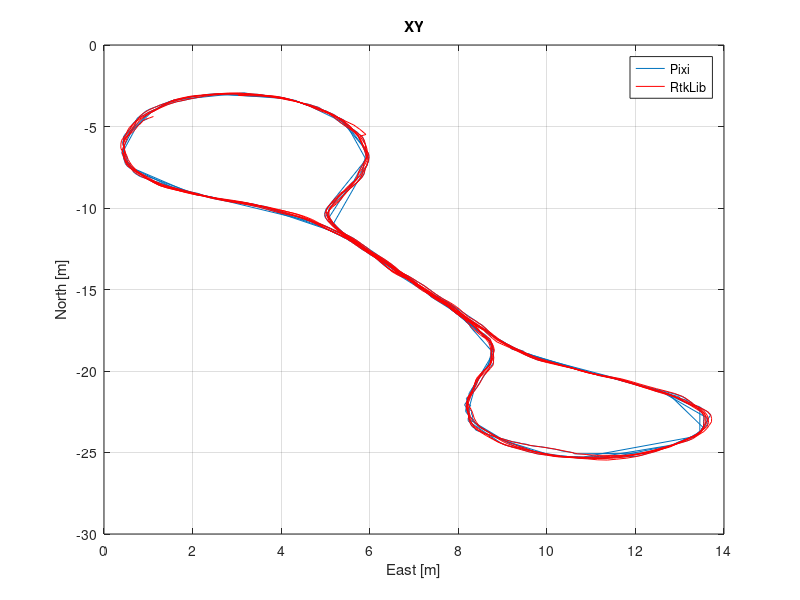
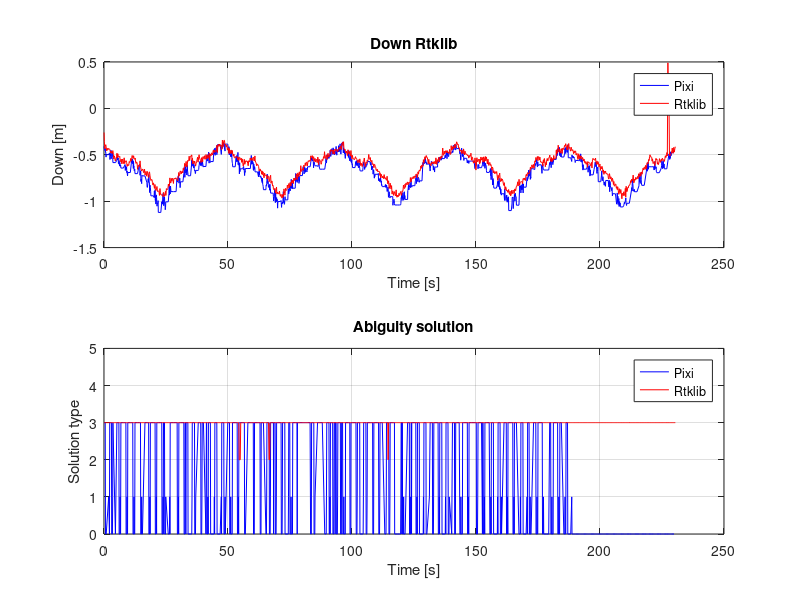
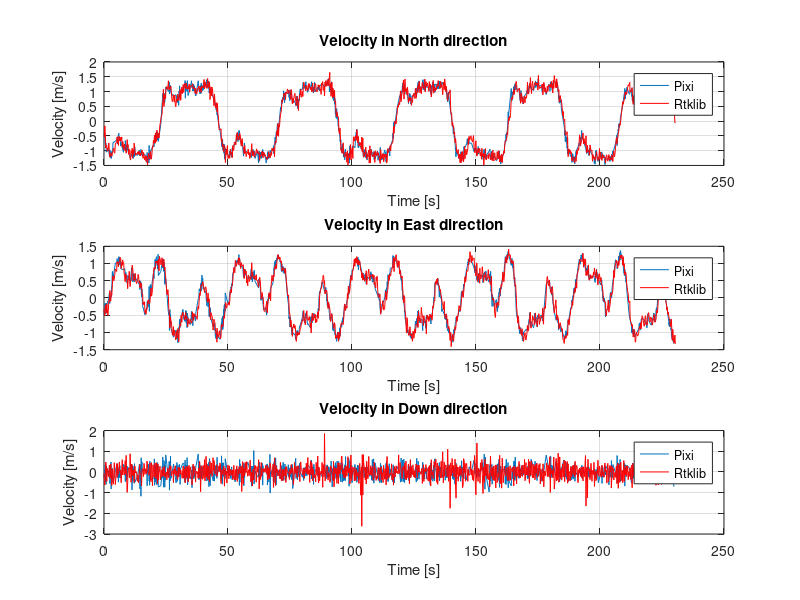
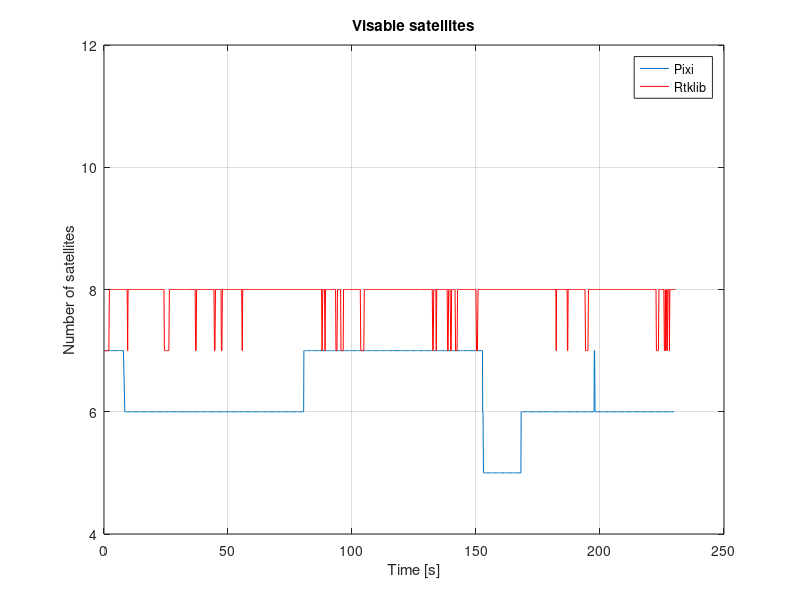

Here is the MATLAB script that generated these plots, in order:
%piksi 22
%rtklib 23
close all;
clear;
load('log_folder/neptusLog/Vandring3/Data.mat')
PIXI = 1;
len = length(RtkFix.src_ent);

numberRTK = 0;
numberPIXI = 0;
%% Finding the number of RKT and PIXI
for i=1:len
    if RtkFix.src_ent(i) == 22
        numberPIXI = numberPIXI+1;
    elseif RtkFix.src_ent(i) == 23
        numberRTK = numberRTK +1;
    end
end
%% Initializing variables for RTK and PIXI

% RTK
timestamp_r = zeros(1,numberRTK);
src_r = zeros(1,numberRTK);
src_ent_r = zeros(1,numberRTK);
dst_r =zeros(1,numberRTK);
tow_r = zeros(1,numberRTK);
n_r = zeros(1,numberRTK);
e_r = zeros(1,numberRTK);
d_r = zeros(1,numberRTK);
v_n_r = zeros(1,numberRTK);
v_e_r = zeros(1,numberRTK);
v_d_r = zeros(1,numberRTK);
satellites_r = zeros(1,numberRTK);
iar_hyp_r = zeros(1,numberRTK);
iar_ratio_r = zeros(1,numberRTK);
type_r = zeros(1,numberRTK);

% PIXI
timestamp_p = zeros(1,numberPIXI);
src_p = zeros(1,numberPIXI);
src_ent_p = zeros(1,numberPIXI);
dst_p =zeros(1,numberPIXI);
tow_p = zeros(1,numberPIXI);
n_p = zeros(1,numberPIXI);
e_p = zeros(1,numberPIXI);
d_p = zeros(1,numberPIXI);
v_n_p = zeros(1,numberPIXI);
v_e_p = zeros(1,numberPIXI);
v_d_p = zeros(1,numberPIXI);
satellites_p = zeros(1,numberPIXI);
iar_hyp_p = zeros(1,numberPIXI);
iar_ratio_p = zeros(1,numberPIXI);
type_p = zeros(1,numberPIXI);
timeStart = RtkFix.timestamp(1);
%% Extracting PIXI and RTK
j = 1;%PIXI
k = 1;%RTK

for i=1:len
    if RtkFix.src_ent(i) == 22
        timestamp_p(j) = RtkFix.timestamp(i);
        src_p(j) = RtkFix.src(i);
        src_ent_p(j) = RtkFix.src_ent(i);
        dst_p(j) =RtkFix.dst(i);
        tow_p(j) = RtkFix.tow(i);
        n_p(j) = RtkFix.n(i);
        e_p(j) = RtkFix.e(i);
        d_p(j) = RtkFix.d(i);
        v_n_p(j) = RtkFix.v_n(i);
        v_e_p(j) =RtkFix.v_e(i);
        v_d_p(j) = RtkFix.v_d(i);
        satellites_p(j) =  RtkFix.satellites(i);
        iar_hyp_p(j) =  RtkFix.iar_hyp(i);
        iar_ratio_p(j) =  RtkFix.iar_ratio(i);
        if strcmp(RtkFix.type(i,1:2),'FI')
            type_p(k) = 3;
        elseif strcmp(RtkFix.type(i,1:2),'FL')
            type_p(k) = 2;
        elseif strcmp(RtkFix.type(i),'O')
            type_p(k) = 1;
        else
            type_p(k) = 0;
        end
        j = j+1;
    else
        timestamp_r(k) = RtkFix.timestamp(i);
        src_r(k) =  RtkFix.src(i);
        src_ent_r(k) =  RtkFix.src_ent(i);
        dst_r(k) = RtkFix.dst(i);
        tow_r(k) =  RtkFix.tow(i);
        n_r(k) =  RtkFix.n(i);
        e_r(k) =  RtkFix.e(i);
        d_r(k) =  RtkFix.d(i);
        v_n_r(k) =  RtkFix.v_n(i);
        v_e_r(k) =  RtkFix.v_e(i);
        v_d_r(k) =  RtkFix.v_d(i);
        satellites_r(k) =  RtkFix.satellites(i);
        iar_hyp_r(k) =  RtkFix.iar_hyp(i);
        iar_ratio_r(k) =  RtkFix.iar_ratio(i);
        if strcmp(RtkFix.type(i,1:2),'FI')
            type_r(k) = 3;
        elseif strcmp(RtkFix.type(i,1:2),'FL')
            type_r(k) = 2;
        elseif strcmp(RtkFix.type(i), 'O')
            type_r(k) = 1;
        else
            type_r(k) = 0;
        end
        k = k+1;
        
    end
        

end
%% Calculate velocity from position
nd_r = zeros(1,length(n_r)-1);
ed_r = zeros(1,length(n_r)-1);
dd_r = zeros(1,length(n_r)-1);
nd_p = zeros(1,length(n_p)-1);
ed_p = zeros(1,length(n_p)-1);
dd_p = zeros(1,length(n_p)-1);
for i = 1:length(n_r)-1
    nd_r(i) = (n_r(i+1)-n_r(i))/(timestamp_r(i+1)-timestamp_r(i));
    ed_r(i) = (e_r(i+1)-e_r(i))/(timestamp_r(i+1)-timestamp_r(i));
    dd_r(i) = (d_r(i+1)-d_r(i))/(timestamp_r(i+1)-timestamp_r(i));
end
for i = 1:length(n_p)-1
    nd_p(i) = (n_p(i+1)-n_p(i))/(timestamp_p(i+1)-timestamp_p(i));
    ed_p(i) = (e_p(i+1)-e_p(i))/(timestamp_p(i+1)-timestamp_p(i));
    dd_p(i) = (d_p(i+1)-d_p(i))/(timestamp_p(i+1)-timestamp_p(i));
end
%% Plot
TimeEndr = length(timestamp_r);
TimeEndp = length(timestamp_p);
if PIXI
    figure(1);
    plot(e_p,n_p);
    hold on;
    plot(e_r,n_r,'r');
    grid on;
    title('XY'); 
    xlabel('East [m]'); ylabel('North [m]');
    legend('Pixi','RtkLib');

    % figure(2);
    % plot3(e_p,n_p,d_p);
    % grid on;
    % title('NED Piksi'); 
    % xlabel('East [m]'); ylabel('North [m]'); zlabel('Down [m]');
    % 
    % figure(4);
    % plot3(e_r,n_r,d_r);
    % grid on;
    % title('NED rtklib'); 
    % xlabel('East [m]'); ylabel('North [m]'); zlabel('Down [m]');


    figure(2);
    subplot(2,1,1);
    plot(timestamp_p(1:TimeEndp)-timeStart,d_p(1:TimeEndp),'b');
    % grid on;
    % title('Down Piksi'); 
    % xlabel('Time [s]'); ylabel('Down [m]');

    hold on;
    plot(timestamp_r(1:TimeEndr)-timeStart,d_r(1:TimeEndr),'r');
    grid on;
    title('Down Rtklib');
    legend('Pixi','Rtklib')
    xlabel('Time [s]');
    ylabel('Down [m]');

    subplot(2,1,2)
    plot(timestamp_p(1:TimeEndp)-timeStart,type_p(1:TimeEndp),'b');
    hold on;
    plot(timestamp_r(1:TimeEndr)-timeStart,type_r(1:TimeEndr),'r');
    grid on;
    title('Abiguity solution')
    ylabel('Solution type')
    xlabel('Time [s]');
    legend('Pixi','Rtklib');
    ylim([0 5]);

    figure(3)
    subplot(3,1,1)
    plot(timestamp_p(1:TimeEndp)-timeStart,v_n_p(1:TimeEndp));
    hold on;
    grid on;
    plot(timestamp_r(1:TimeEndr)-timeStart,v_n_r(1:TimeEndr),'r')
    legend('Pixi','Rtklib');
    title('Velocity in North direction');
    ylabel('Velocity [m/s]')
    xlabel('Time [s]');

    subplot(3,1,2)
    plot(timestamp_p(1:TimeEndp)-timeStart,v_e_p(1:TimeEndp));
    hold on;
    grid on;
    plot(timestamp_r(1:TimeEndr)-timeStart,v_e_r(1:TimeEndr),'r')
    % plot(timestamp_p(1:TimeEnd)-timeStart,ed_p(1:TimeEnd),'g');
    % plot(timestamp_r(1:TimeEnd)-timeStart,ed_r(1:TimeEnd),'c')
    legend('Pixi','Rtklib');
    title('Velocity in East direction');
    ylabel('Velocity [m/s]')
    xlabel('Time [s]');

    subplot(3,1,3)
    plot(timestamp_p(1:TimeEndp)-timeStart,v_d_p(1:TimeEndp));
    hold on;
    grid on;
    plot(timestamp_r(1:TimeEndr)-timeStart,v_d_r(1:TimeEndr),'r')
    legend('Pixi','Rtklib');
    title('Velocity in Down direction');
    ylabel('Velocity [m/s]')
    xlabel('Time [s]');

    figure(4)
    plot(timestamp_p(1:TimeEndp)-timeStart,satellites_p(1:TimeEndp));
    hold on;
    plot(timestamp_r(1:TimeEndr)-timeStart,satellites_r(1:TimeEndr),'r');
    grid on;
    title('Visable satellites')
    xlabel('Time [s]');
    ylabel('Number of satellites');
    legend('Pixi','Rtklib');
    ylim([4 12])
else
    figure(1);
    plot(e_r,n_r,'r');
    grid on;
    title('XY'); 
    xlabel('East [m]'); ylabel('North [m]');

    % figure(2);
    % plot3(e_p,n_p,d_p);
    % grid on;
    % title('NED Piksi'); 
    % xlabel('East [m]'); ylabel('North [m]'); zlabel('Down [m]');
    % 
    % figure(4);
    % plot3(e_r,n_r,d_r);
    % grid on;
    % title('NED rtklib'); 
    % xlabel('East [m]'); ylabel('North [m]'); zlabel('Down [m]');


    figure(2);
    subplot(2,1,1);
    plot(timestamp_r(1:TimeEndr)-timeStart,d_r(1:TimeEndr),'r');
    grid on;
    title('Down Rtklib');
    xlabel('Time [s]');
    ylabel('Down [m]');

    subplot(2,1,2)
    plot(timestamp_r(1:TimeEndr)-timeStart,type_r(1:TimeEndr),'r');
    grid on;
    title('Abiguity solution')
    ylabel('Solution type')
    xlabel('Time [s]');
    ylim([0 5]);

    figure(3)
    subplot(3,1,1)
    grid on;
    plot(timestamp_r(1:TimeEndr)-timeStart,v_n_r(1:TimeEndr),'r')
    title('Velocity in North direction');
    ylabel('Velocity [m/s]')
    xlabel('Time [s]');

    subplot(3,1,2)
    grid on;
    plot(timestamp_r(1:TimeEndr)-timeStart,v_e_r(1:TimeEndr),'r')
    title('Velocity in East direction');
    ylabel('Velocity [m/s]')
    xlabel('Time [s]');

    subplot(3,1,3)
    grid on;
    plot(timestamp_r(1:TimeEndr)-timeStart,v_d_r(1:TimeEndr),'r')
    title('Velocity in Down direction');
    ylabel('Velocity [m/s]')
    xlabel('Time [s]');

    figure(4)
    plot(timestamp_r(1:TimeEndr)-timeStart,satellites_r(1:TimeEndr),'r');
    grid on;
    title('Visable satellites')
    xlabel('Time [s]');
    ylabel('Number of satellites');
    ylim([4 12])
end
